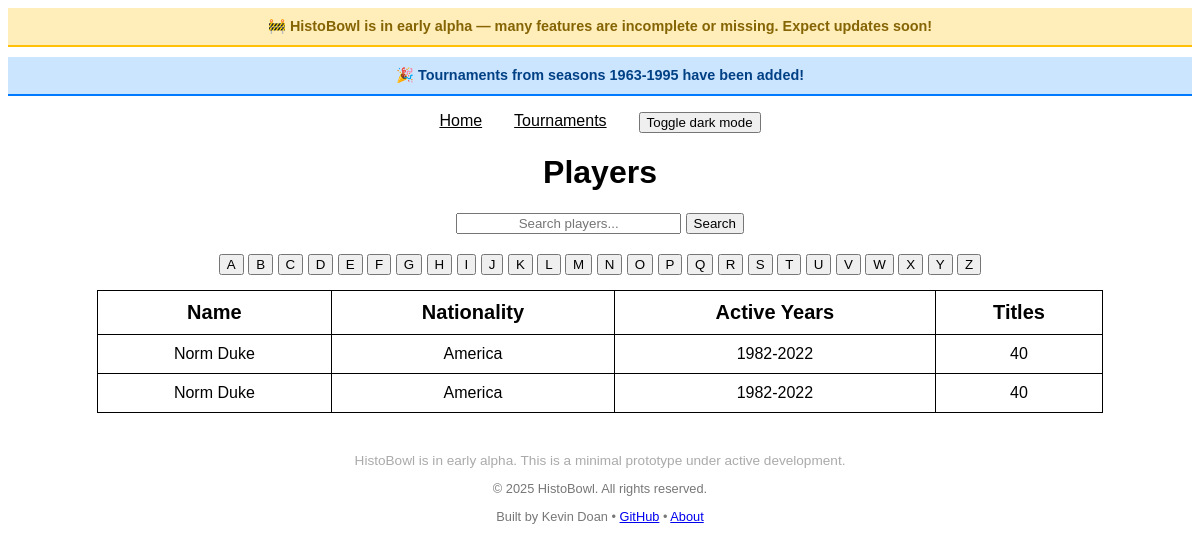
Before: /players with the older database file.
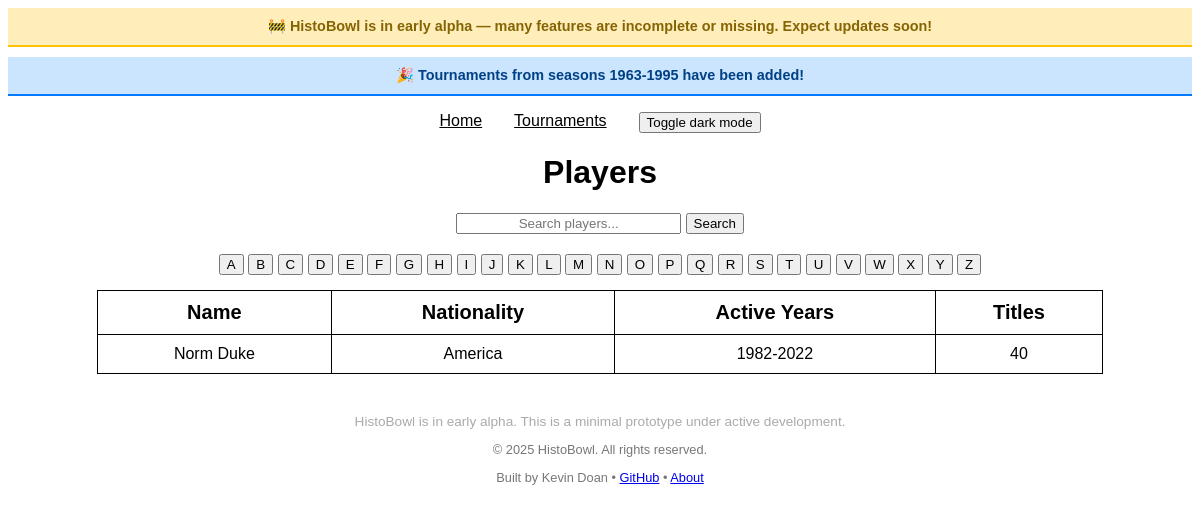
After: the same page with the newer database file.
### tables this page shows
CREATE TABLE players (
    id INTEGER PRIMARY KEY AUTOINCREMENT,
    name TEXT NOT NULL,
    nationality TEXT,
    active_years TEXT,
    titles INTEGER,
    image_url TEXT
  );

### app.py (the view)
@app.route("/players")
def players():
    con = sqlite3.connect("histobowl.db")
    cur = con.cursor()
    cur.execute("SELECT * FROM players")
    players = cur.fetchall()
    con.close()
    return render_template("players.html", players=players)

### templates/players.html (shortened to what this page needs)
{% extends "base.html" %}
{% block content %}
    <h1>Players</h1>
    <form action="/search" method="get">
        <input type="text" size="25" name="q" placeholder="Search players...">
        <button type="submit">Search</button>
    </form>
    <div class="alphabet-nav">
        <button class="alphabet-button">A</button>
        <button class="alphabet-button">B</button>
        <button class="alphabet-button">C</button>
        <button class="alphabet-button">D</button>
        <button class="alphabet-button">E</button>
        <button class="alphabet-button">F</button>
        <button class="alphabet-button">G</button>
        <button class="alphabet-button">H</button>
        <button class="alphabet-button">I</button>
        <button class="alphabet-button">J</button>
        <button class="alphabet-button">K</button>
        <button class="alphabet-button">L</button>
        <button class="alphabet-button">M</button>
        <button class="alphabet-button">N</button>
        <button class="alphabet-button">O</button>
        <button class="alphabet-button">P</button>
        <button class="alphabet-button">Q</button>
        <button class="alphabet-button">R</button>
        <button class="alphabet-button">S</button>
        <button class="alphabet-button">T</button>
        <button class="alphabet-button">U</button>
        <button class="alphabet-button">V</button>
        <button class="alphabet-button">W</button>
        <button class="alphabet-button">X</button>
        <button class="alphabet-button">Y</button>
        <button class="alphabet-button">Z</button>
    </div>
    <table>
        <thead>
            <tr>
                <th>Name</th>
                <th>Nationality</th>
                <th>Active Years</th>
                <th>Titles</th>
            </tr>
        </thead>
        <tbody>
            {% for player in players %}
            <tr>
                <td>{{ player[1] }}</td>
                <td>{{ player[2] }}</td>
                <td>{{ player[3] }}</td>
                <td>{{ player[4] }}</td>
            </tr>
            {% endfor %}
        </tbody>
    </table>
{% endblock %}

Changed rows visible on the page:
removed players: name "Norm Duke", nationality "America", active_years "1982-2022", titles "40"
